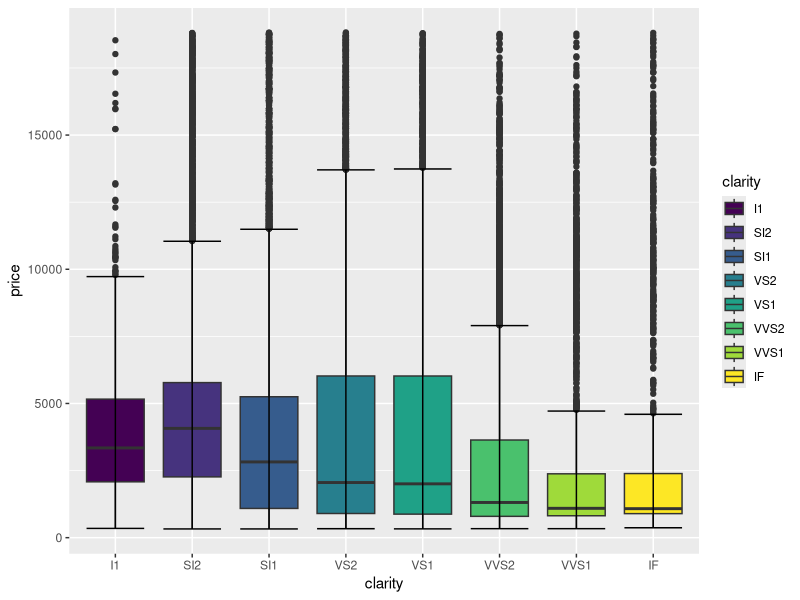
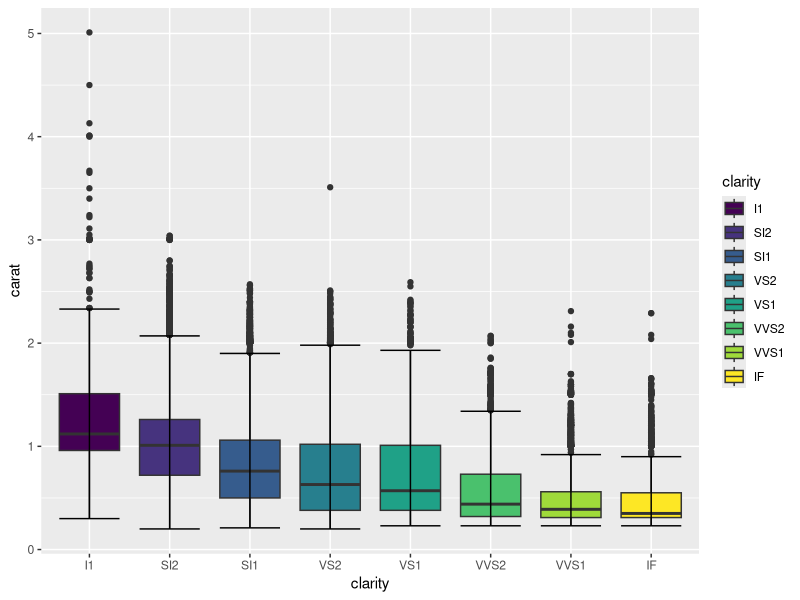
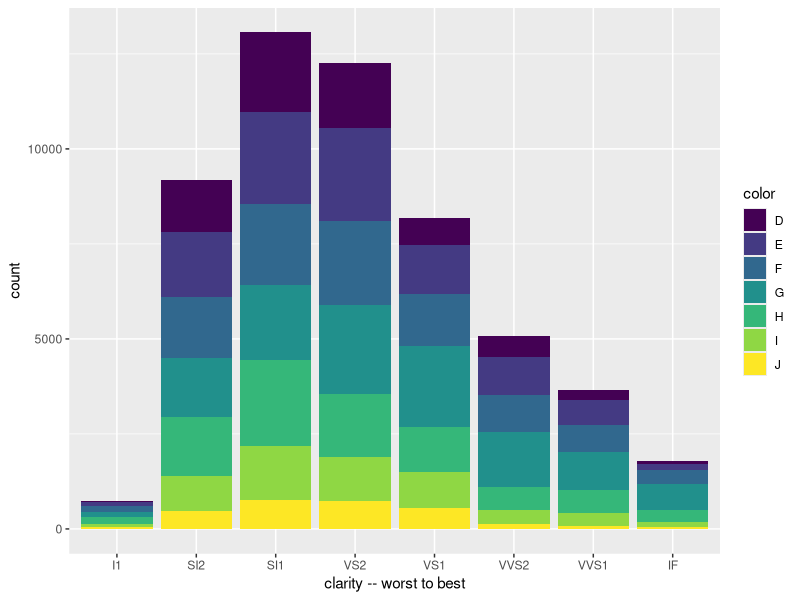
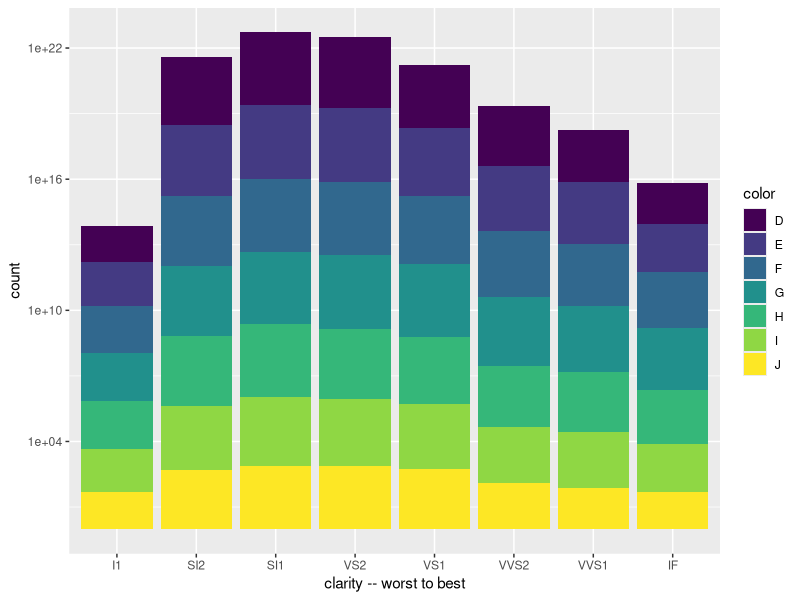
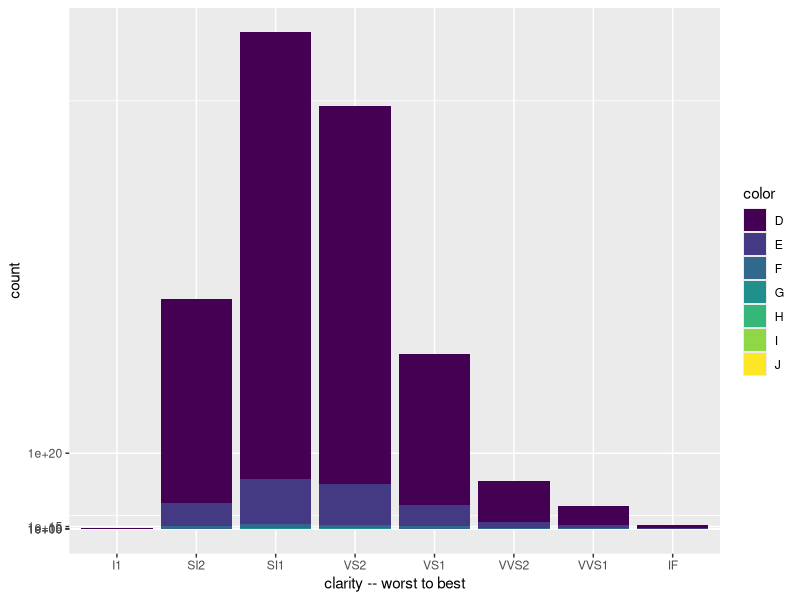
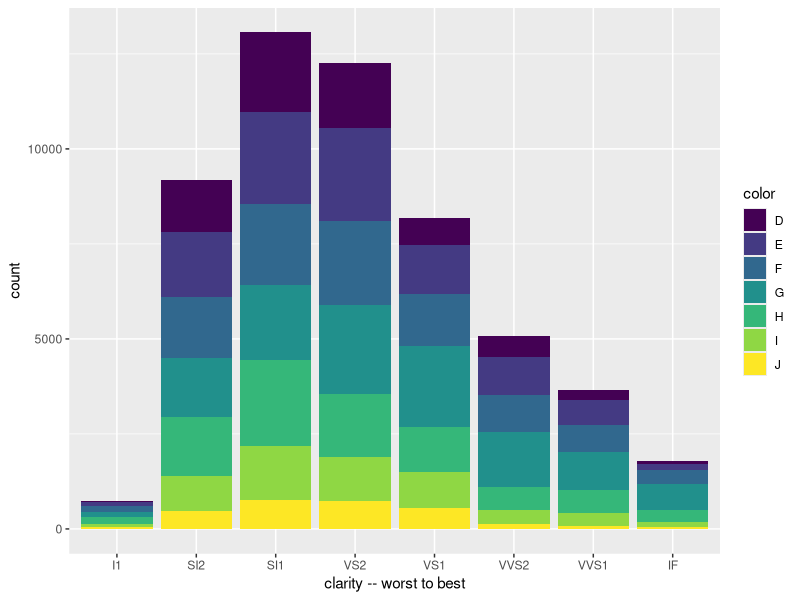
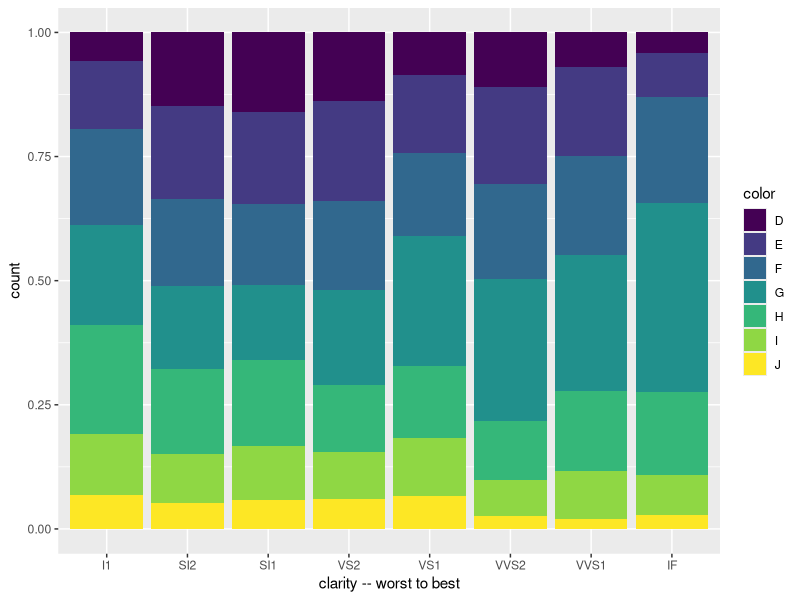
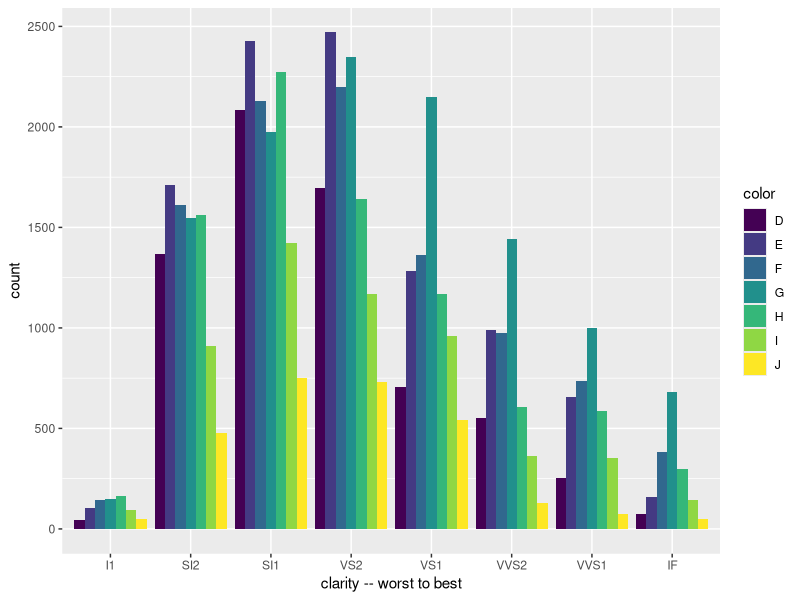

Write R code to recreate these figures, in order.
## ---- chunk 1
library(ggplot2)
ggplot(diamonds, aes(clarity, price, fill = clarity)) +
  geom_boxplot() +
  stat_boxplot(geom = 'errorbar') 
## ---- chunk 2
ggplot(diamonds, aes(clarity, carat, fill = clarity)) +
  geom_boxplot() +
  stat_boxplot(geom = 'errorbar') 
## ---- chunk 3
ggplot(diamonds, aes(clarity, fill = color)) +
  geom_bar() +
  xlab('clarity -- worst to best')
## ---- chunk 4
ggplot(diamonds, aes(clarity, fill = color)) +
  geom_bar() +
  xlab('clarity -- worst to best') +
  scale_y_log10()
## ---- chunk 5
pow10 <- scales::exp_trans(2)
ggplot(diamonds, aes(clarity, fill = color)) +
  geom_bar() +
  xlab('clarity -- worst to best') +
  scale_y_log10() +
  coord_trans(y= pow10)
## ---- chunk 6
ggplot(diamonds, aes(clarity, fill = color)) +
  geom_bar() +
  xlab('clarity -- worst to best') +
  expand_limits(color = factor(seq(2, 10, by = 2)))
## ---- chunk 7
ggplot(diamonds, aes(clarity, fill = color)) +
  geom_bar(position = "fill") +
  xlab('clarity -- worst to best') 
## ---- chunk 8
ggplot(diamonds, aes(clarity, fill = color)) +
  geom_bar(position = "dodge") +
  xlab('clarity -- worst to best') 
